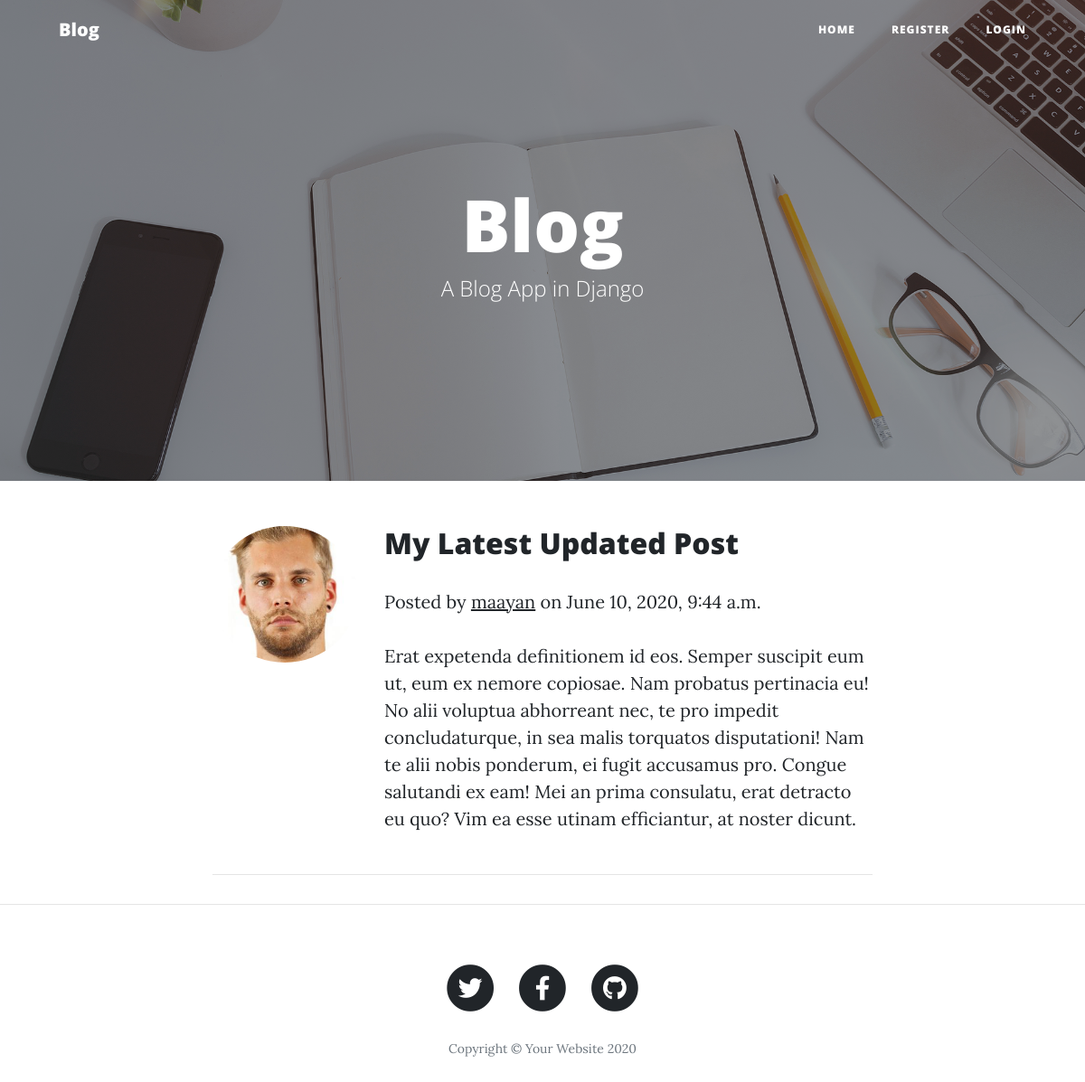
/blog/29/, run on the app's committed database.
### firstapp/models.py (models this page shows, shortened)
class blog(models.Model):
	title=models.CharField(max_length=100)
	content=models.TextField()
	date_added=models.DateTimeField(default=timezone.now)
	author=models.ForeignKey(User,on_delete=models.CASCADE)

### user_reg/models.py (models this page shows, shortened)
class Profile(models.Model):
	user=models.OneToOneField(User, on_delete=models.CASCADE)
	image=models.ImageField(default='default.jpg',upload_to='profile_pics')

### firstapp/views.py (the view)
class PostDetailVw(DetailView):
	model=blog
	template_name='blog/blog_detail.html'
	context_object_name='blog'

### firstapp/templates/blog/blog_detail.html (shortened to what this page needs)
{% extends "blog/base.html" %}
{% block content %}
  <div class="container">
    <div class="row">
      <div class="col-lg-8 col-md-10 mx-auto">
		<div class="post-preview">
			<div class="row">
			<div class="col-lg-3 col-md-10 mx-auto">
			  <img class="rounded-circle article-img" src="{{ object.author.profile.image.url }}" width="100%">
			 </diV>
			 <div class="col-lg-9 col-md-10 mx-auto">
				<h2 class="post-title">
				  {{object.title}}
				</h2>
				 <p class="post-meta">Posted by
				<a href="{% url 'user-posts' object.author.username%}">{{object.author.username}}</a>
				on {{object.date_added}}</p>
				<p class="post-subtitle">
				  {{object.content}}
				</p>
			</div>
			</div>
		</div>
        <hr>
      </div>
    </div>
  </div>
  <hr>
  {% endblock %}

### data on the page
blog: author.profile.image (picture), title "My Latest Updated Post", author.username "maayan", date_added "June 10, 2020, 9:44 a.m.", content "Erat expetenda definitionem id eos. Semper suscipit eum ut, eum ex nemore copiosae. Nam probatus pertinacia eu! No alii voluptua abhorreant nec, te pro impedit concludaturque, in sea malis torquatos disputationi! Nam te alii nobis ponderum, ei fugit accusamus pro. Congue salutandi ex eam! Mei an prima consulatu, erat detracto eu quo? Vim ea esse utinam efficiantur, at noster dicunt."
